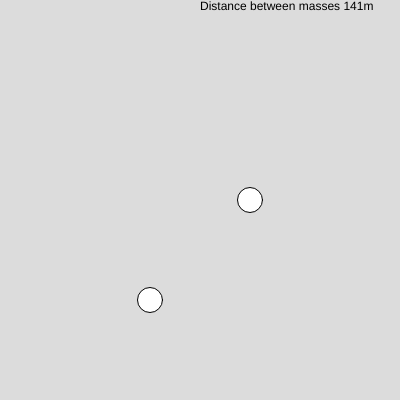
Frame 1 (no input)
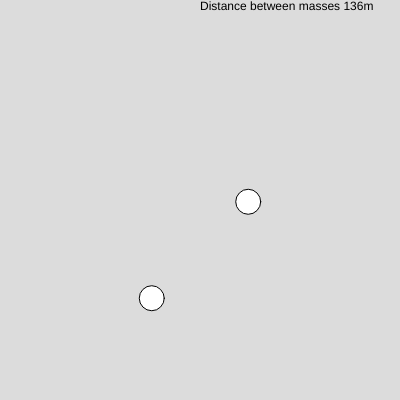
Frame 60 (no input)
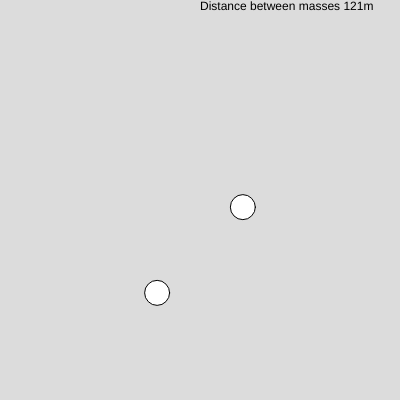
Frame 120 (the mouse pressed at the canvas centre since frame 60)

The p5.js sketch that drew these frames (run headless with seeded random() and noise() and a simulated clock; from frame 60 on, the mouse is pressed at the canvas centre):

// p5.js sketch
// ── sketch.js
const gravity = 9.807; //Real gravity of the earth

const air_res = 0.1;

function setup() {
  createCanvas(400, 400);


  b_d = 50;

  ball1 = new Obj(width / 2 - b_d, height / 2 + 100, 10, 25); //These are the two objects, using my Obj class in my Grav.js file, can be seen under "sketch files"
  ball2 = new Obj(width / 2 + b_d, height / 2, 0.0025, 25);
}

function draw() {
  background(220);
  ball1.draw();
  ball2.draw();

  let g = G_Force(ball1, ball2, gravity); //g here isnt gravity but the gravitational pull between two objects

  write_D();  //function that writes the distance between two objects
  
  ball1.inact_force(g,ball2, air_res);
  ball2.inact_force(g,ball1, air_res);
  ball1.collision_detection(g,ball2);
  ball2.collision_detection(g,ball1);
  
  
  //console.log(g)
  
}


function write_D(){
  //this function writes the distance between the two masses
  let d = int(dist(ball1.vect.x, ball1.vect.y, ball2.vect.x, ball2.vect.y));
  push();
  text(nfc(`Distance between masses ${d}m`), width/2, 10);
  pop();
  
}

function G_Force(obj1, obj2, g, debug = false) {


  let d = dist(obj1.vect.x, obj1.vect.y, obj2.vect.x, obj2.vect.y); //distance between two objects
  
  
  if (debug) {

    console.log("| Object 1 and object 2 masses |",obj1.m, obj2.m,"| Distance |", dist(obj1.x, obj1.y, obj2.x, obj2.y),"| Gravitational force |", g * ((obj1.m * obj2.m) / d*d ));

    return
    
  } else {

    return g * ((obj1.m * obj2.m) / d*d ); //newtons formula F = g x (m x m) / r^2


  }
}
// ── Grav.js
class Obj {


  constructor(x, y, m, r) {


    //x = x position on canvas
    //y = y position on canvas
    //m = weight of object in KG
    //r = radius of object AKA ellipse 


    this.vect = createVector(x, y) //Using a vector for the angle function, it holds the x and y

    this.m = m; // mass of the object
    this.r = r; // radius of the circle, used in distance function and ellipse function

    this.velocity = 0; //current velocity of object, can be changed at will
    this.bounds = 0.001; //bounds of angle to other object
  }

  draw() {

    ellipse(this.vect.x, this.vect.y, this.r); //create circle

  }

  inact_force(a, other, res) { //A = gravitational pull between the two objects based on newtons law
    //console.log(this.velocity, a);


    this.velocity += 0.001//a - res;


    if (this.vect.x == other.vect.x || this.vect.y == other.vect.y) {

      this.velocity *= -this.velocity;


    }


    if (this.vect.x < other.vect.x) {

      this.vect.x += this.velocity;


    } else if (this.vect.x > other.vect.x) {


      this.vect.x -= this.velocity;

    }


    if (this.vect.y < other.vect.y) {

      this.vect.y += this.velocity;


    } else if (this.vect.y > other.vect.y) {


      this.vect.y -= this.velocity;

    }


  }

  collision_detection(a, other) {

    let angle = this.vect.angleBetween(other.vect) //for determining the opposing energy reaction, this is here for the future since reverting the velocity to negative itself wont suffice for more accurate collisions
    
    
    let dx = this.vect.x - other.vect.x;
    let dy = this.vect.y - other.vect.y;
    let distance = Math.sqrt(dx*dx + dy*dy)
    
    if(distance < this.r + other.r - 20){ //20 is there because for some reason the math doesnt quite work our right for these
      
      //opposing energies
      this.velocity = -this.velocity;
      
    }

  }

}
